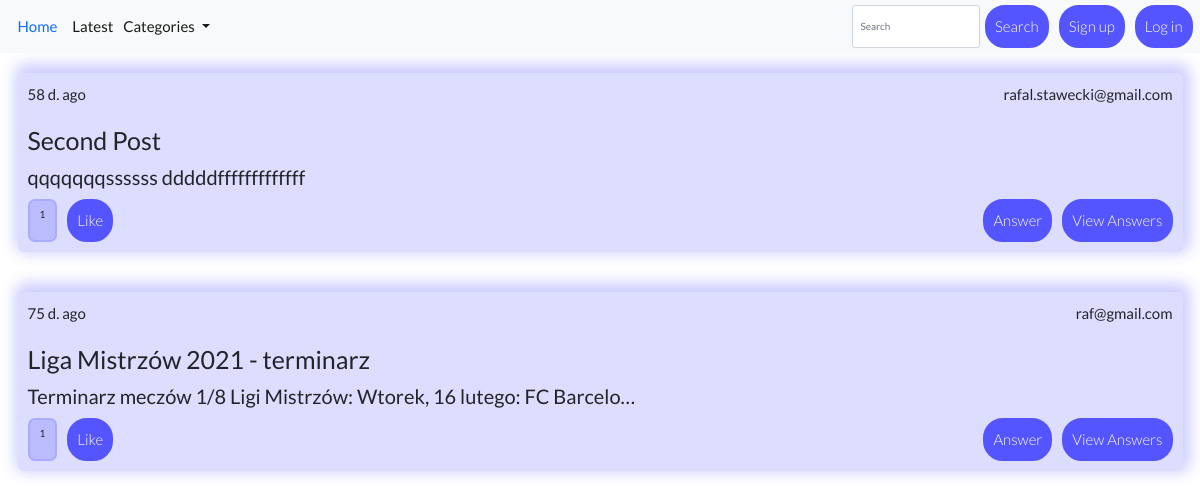
Page /latest on the earlier database version.
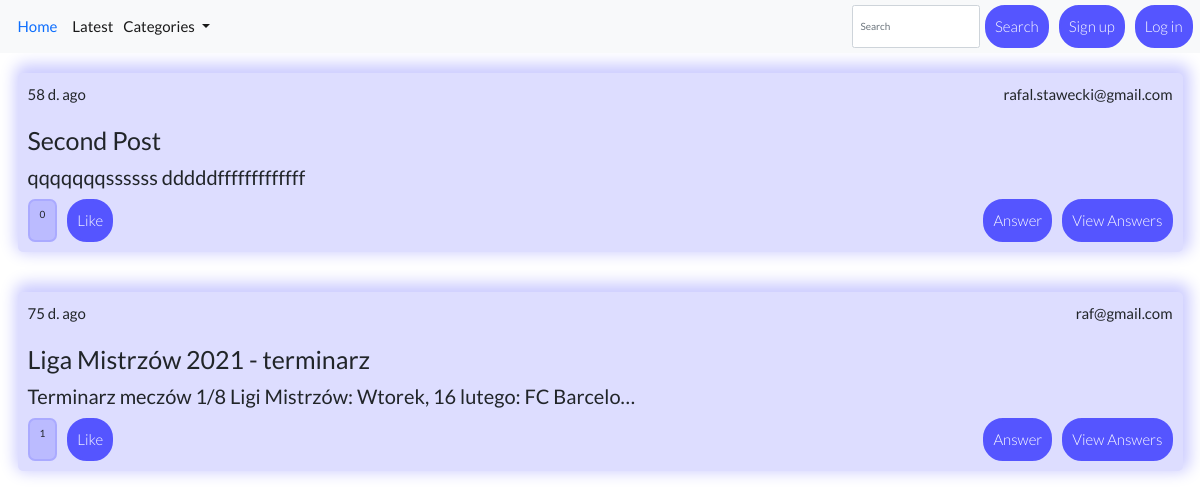
Same page on the later database version.
### forum/models.py (models this page shows, shortened)
class Question(Model):
    title = CharField(max_length=250)
    desc = TextField()
    image = ImageField(blank=True, upload_to='images/')
    createDate = DateTimeField(auto_now_add=True)
    user = ForeignKey(User, on_delete=CASCADE)
    categories = [
        ("", 'Choose category'),
        ('ft', 'Football'),
        ('bs', 'Basketball'),
        ('sj', 'Ski Jumping'),
        ('hb', 'Handball'),
        ('bx', 'Boxing'),
        ('vb', 'Volleyball')
    ]
    category = CharField(max_length=2, choices=categories, default='')
    likes = ManyToManyField(User, related_name='likes', blank=True)
    def total_likes(self):
        return self.likes.count()
    def display_date(self):
        tz = timezone.utc
        actualDate = datetime.now(tz)
        diffDate = (actualDate - self.createDate).total_seconds()
        if(diffDate >= 86400):
            return str(round(diffDate/60/60/24)) + " d. ago"
        elif(diffDate > 3600 and diffDate < 86400):
            return str(round(diffDate/60/60)) + " h. ago"
        else:
            return str(round(diffDate/60)) + " min. ago"

### accounts/models.py (models this page shows)
class User(AbstractUser):
    username = None #usuwamy username
    email = models.EmailField(_('email address'), unique=True)
    USERNAME_FIELD = 'email' #username_field - pole oprócz hasła potrzebne przy logowaniu
    REQUIRED_FIELDS = [] # inne wymagane pola oprócz username_field i password
    objects = UserManager() #dodanie funkcji tworzących usera i superusera

### forum/views.py (the view)
# urls.py: path('latest', views.latest, name='latest'),
def latest(request):
    questions = Question.objects.all().order_by('-createDate')
    for question in questions:
        if question.likes.filter(id=request.user.id).exists():
            question.is_liked = True
        else:
            question.is_liked = False
    return render(request, 'forum/latest.html', {"questions": questions})

### forum/templates/forum/latest.html (shortened to what this page needs)
{% extends 'base.html' %}
{% block content %}
<section>
<div class="row">
    {% for question in questions %}
    <div class="question-col">
        <div class="question-box">
            <div class="display-date-user">
                <p>{{ question.display_date }}</p>
                <p>{{ question.user }}</p>
            </div>
            <h1 class="title">{{ question.title }}</h1>
            <h2 class="description">{{ question.desc|truncatechars:70 }}</h2>
            <div class="btn-cls">
                <div class="total-likes-btnLikes">
                    <p >{{question.total_likes}}</p>
                    <form action="{% url 'like' question.id %}" method="POST">
                        {% if question.is_liked %}
                            <button class="margin-left" type="submit">Dislike</button>
                        {% else %}
                            <button class="margin-left" type="submit">Like</button>
                        {% endif %}
                    </form>
                </div>
                <div class="total-likes-btnLikes">
                    <a class="btn" href="{% url 'create_answer' question.id %}">Answer</a>
                    <a class="btn margin-left" href="{% url 'detail' question.id %}">View Answers</a>
                </div>
            </div>
        </div>
    </div>
    {% endfor %}
</div>
</section>
{% endblock content %}

Differences in the rows shown:
changed Question "Second Post": total_likes "1" → "0"
